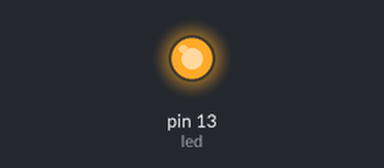
The program below on a simulated Arduino Uno, built with avr-gcc and run on an emulated ATmega328P. On the bench: output pins drawn as LEDs (lit = HIGH).

Above: at 0.1 s.
Timing chart, 0 to 1.6 s (numbered marks = the images above):
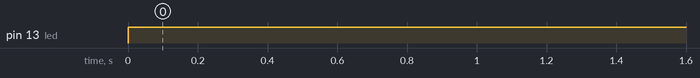

Measured:
- by itself, pin 13 (led): LOW → HIGH at 0.00 s

The program:

main.cpp
```cpp
#include <avr/io.h>
#include <Arduino.h>

int led = 13;

int __attribute__((noreturn)) main(void) {
  pinMode(led, OUTPUT);

  while(1) {
    digitalWrite(led, HIGH);   // turn the LED on (HIGH is the voltage level)
    delay(1000);               // wait for a second
    digitalWrite(led, LOW);    // turn the LED off by making the voltage LOW
    delay(1000);               // wait for a second
  }
}
```
